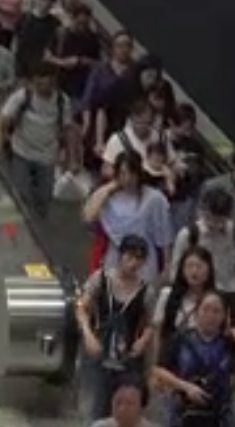
#> input picture dataset/train/true/100.PNG, 235 x 427 px; its folder holds only this picture in this run
$ python main.py   (older library calls are emulated)
#> lines starting #> are read from the running program, lines starting #| are printed output that depends on the picture
import os
import random
import glob
import cv2
import numpy as np
from sklearn.svm import SVC
from sklearn.neighbors import KNeighborsClassifier
import mahotas
import matplotlib.pyplot as plt
from math import ceil


def getHaralickFeaturesForDataset():
    train_path_true = ".\\dataset\\train\\true\\"
    train_path_false = ".\\dataset\\train\\false\\"
    # test_path_true = ".\\dataset\\test\\true\\"
    # test_path_false = ".\\dataset\\test\\false\\"
    true_train_files = glob.glob(train_path_true + '*.png')
    false_train_files = glob.glob(train_path_false + '*.png')
    labels = np.zeros(shape=(len(true_train_files) + len(false_train_files)))
    for i in range(0, len(true_train_files)):
        labels[i] = 1

    X = []
    for image in true_train_files:
        imageArray = cv2.imread(image)
#> imageArray is the input picture: shape (427, 235, 3); mean B, G, R 57.1, 57.4, 64
        imageArray = cv2.cvtColor(imageArray, cv2.COLOR_RGB2GRAY)
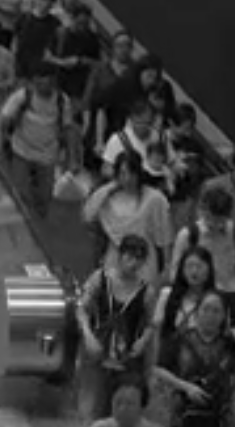
#> imageArray: shape (427, 235); min 0, max 246, mean 58.1
        haralickFeatures = getHaralickFeatures(imageArray)
        X.append(haralickFeatures)
    for image in false_train_files:
        imageArray = cv2.imread(image)
        imageArray = cv2.cvtColor(imageArray, cv2.COLOR_RGB2GRAY)
        haralickFeatures = getHaralickFeatures(imageArray)
        X.append(haralickFeatures)

    return np.array(X), labels


def getHaralickFeatures(subimage):
#> (the run stopped early here; a loop or call above may not have finished)

$ run again, on dataset/train/true/117.PNG
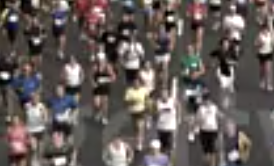
#> input picture dataset/train/true/117.PNG, 274 x 166 px
#> in getHaralickFeaturesForDataset, imageArray is the input picture: shape (166, 274, 3); mean B, G, R 88.8, 91.7, 100
#> in getHaralickFeaturesForDataset, `imageArray = cv2.cvtColor(imageArray, cv2.COLOR_RGB2GRAY)`:
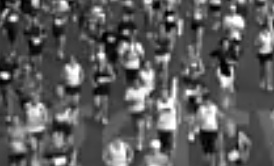
#> imageArray: shape (166, 274); min 0, max 255, mean 91.8

$ run again, on dataset/train/true/121.PNG
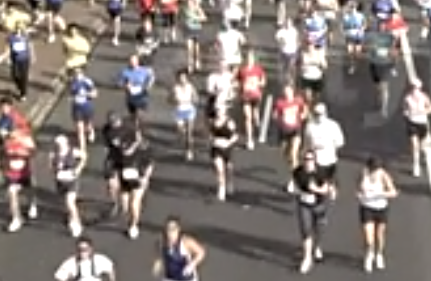
#> input picture dataset/train/true/121.PNG, 431 x 281 px
#> in getHaralickFeaturesForDataset, imageArray is the input picture: shape (281, 431, 3); mean B, G, R 115.3, 120.1, 129.8
#> in getHaralickFeaturesForDataset, `imageArray = cv2.cvtColor(imageArray, cv2.COLOR_RGB2GRAY)`:
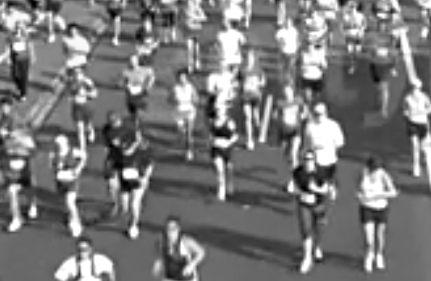
#> imageArray: shape (281, 431); min 0, max 255, mean 119.8
